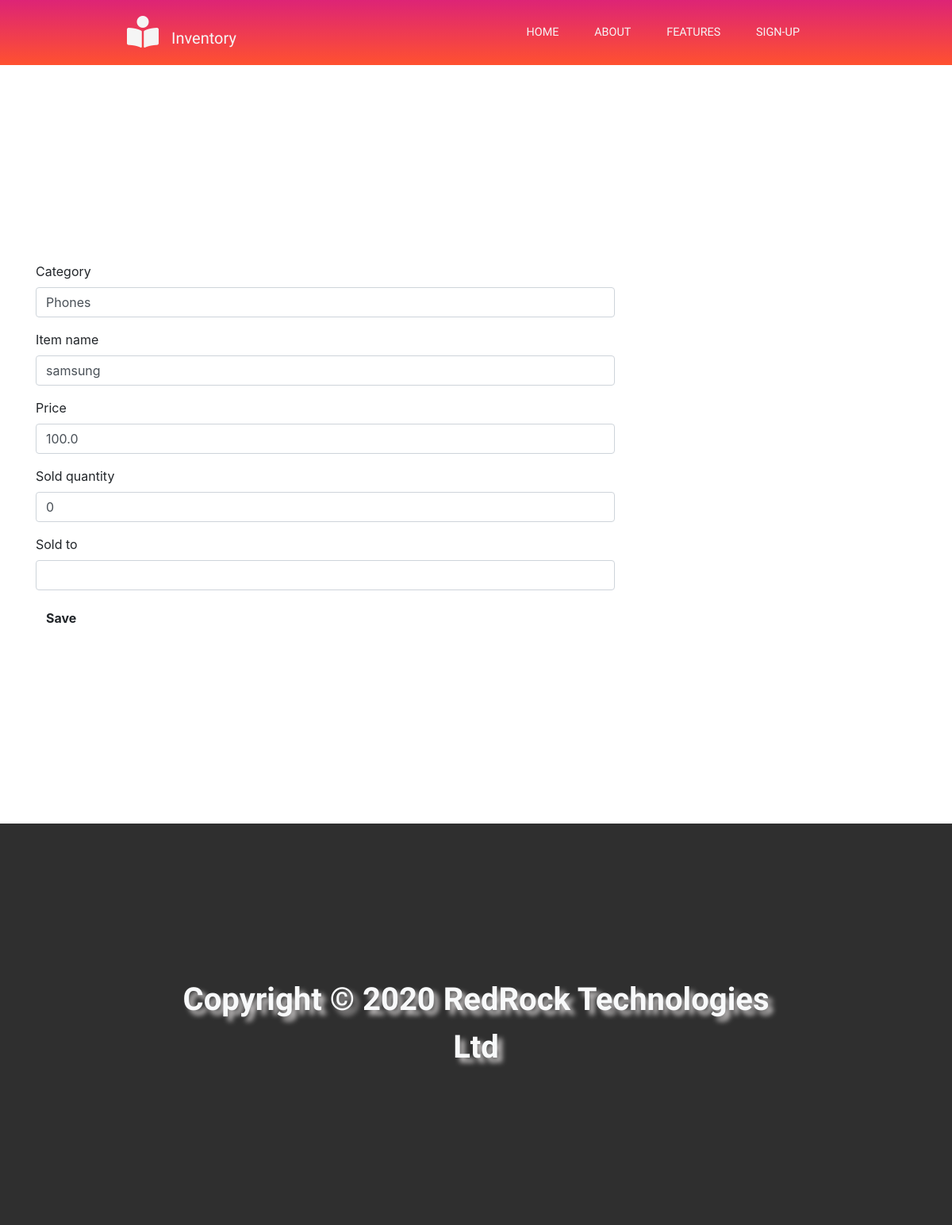
/sell_inventory/15/, run on the app's committed database.
### home/models.py (models this page shows, shortened)
class Stock(models.Model):
	category = models.CharField(max_length=50, blank=True, null=True)
	item_name = models.CharField(max_length=50, blank=True, null=True)
	price = models.FloatField(blank=True)
	aboutus = RichTextUploadingField(blank=True)
	quantity = models.IntegerField(default='0', blank=True, null=True)
	barcode = models.IntegerField(default='0', blank=True, null=True)
	recieved_quantity = models.IntegerField(default='0', blank=True, null=True)
	sold_quantity = models.IntegerField(default='0', blank=True, null=True)
	sold_by = models.CharField(max_length=50, blank=True, null=True)
	sold_to = models.CharField(max_length=50, blank=True, null=True)
	reorder_level = models.IntegerField(default='0', blank=True, null=True)
	last_updated = models.DateTimeField(auto_now_add=False, auto_now=True)
	sold = models.IntegerField(default='0', blank=True, null=True)
	amount = models.IntegerField()
	total=models.FloatField()
	sub_total = models.FloatField()
	export_to_CSV = models.BooleanField(default=False)
	@property
	def amount(self):
		return (self.quantity - self.sold_quantity)
	@property
	def total(self):
		return (self.quantity * self.price)
	@property
	def sub_total(self):
		return (self.sold_quantity * self.price)

### home/views.py (the view)
# urls.py: path('sell_inventory/<str:pk>/', views.sell_inventory, name='sell_inventory'),
def sell_inventory(request, pk):
	queryset = Stock.objects.get(id=pk)
	form = StockSaleForm(instance=queryset)
	if request.method == 'POST':
		form = StockSaleForm(request.POST, instance=queryset)
		if form.is_valid():
			form.save()
			return redirect('/inventory')
	context = {
		'form':form
	}
	return render(request, 'add_inventory.html', context)

### home/forms.py
class StockSaleForm(forms.ModelForm):
	class Meta:
		model = Stock
		fields = ['category', 'item_name', 'price', 'sold_quantity', 'sold_to', 'sold_quantity']

### home/templates/add_inventory.html (shortened to what this page needs)
{% extends 'base.html' %}
{% load crispy_forms_tags %}
{% block content %}
</header>
  <main>
    <section class="section-1">
      <div class="container">
        <div class="row">
          <div class="col-8">
            <form method='POST' action="">
              {{form|crispy}}
              <input class="btn primary-btn" type="submit" name="" value="Save">
            </form>
          </div>
        </div>
      </div>
    </section>
  </main>
{% endblock %}

### static/Style.css (style rules this page uses)
* { box-sizing: border-box; }
header, section { overflow-x: hidden; }
:root { --Sniglet-font: "Sniglet", cursive; --Rubik: "Rubik", cursive; --Patua: "Patua One", cursive; --Lobster: "lobster", cursive; --light-black: #2e2c2caf; --bggradient: linear-gradient(to bottom, #dd2476, #ff512f); --light-gray: rgba(255, 255, 255, 0.877); }
.primary-btn { border-radius: 30px; font-weight: bold; transition: 500ms; }
.section-1 { padding: 20vmin 0vmin; }

### data on the page
Stock: category "Phones", item_name "samsung", price "100.0", sold_quantity "0"
